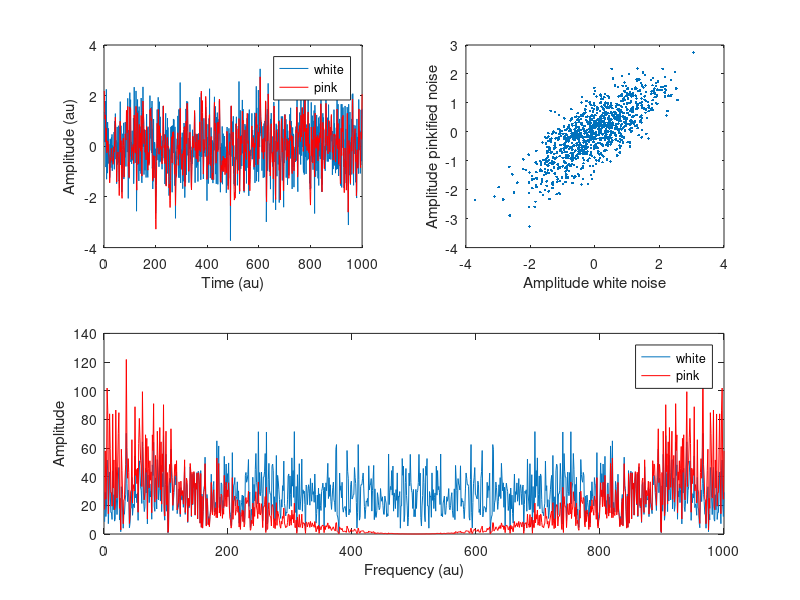

The MATLAB script that drew this image:
## // WHITE NOISE has a flat power spectrum
## // PINK NOISE noise with a non-uniform frequency structure.

white_noise = randn(1000,1);
wnX = fft(white_noise); ##fast fourier transfrom
pink_noise = real(ifft(wnX .* linspace(-1,1, length(wnX))'.^2))*2;

clf;
subplot(221)
plot(white_noise), hold on
plot(pink_noise, 'r')
xlabel('Time (au)')
ylabel('Amplitude (au)')
legend({'white', 'pink'})

subplot(222)
plot(white_noise, pink_noise,'.')
xlabel('Amplitude white noise')
ylabel('Amplitude pinkified noise')

subplot(212)
plot(abs(fft(white_noise))), hold on
plot(abs(fft(pink_noise)),'r')
legend({'white';'pink'})
xlabel('Frequency (au)'),
ylabel('Amplitude')

